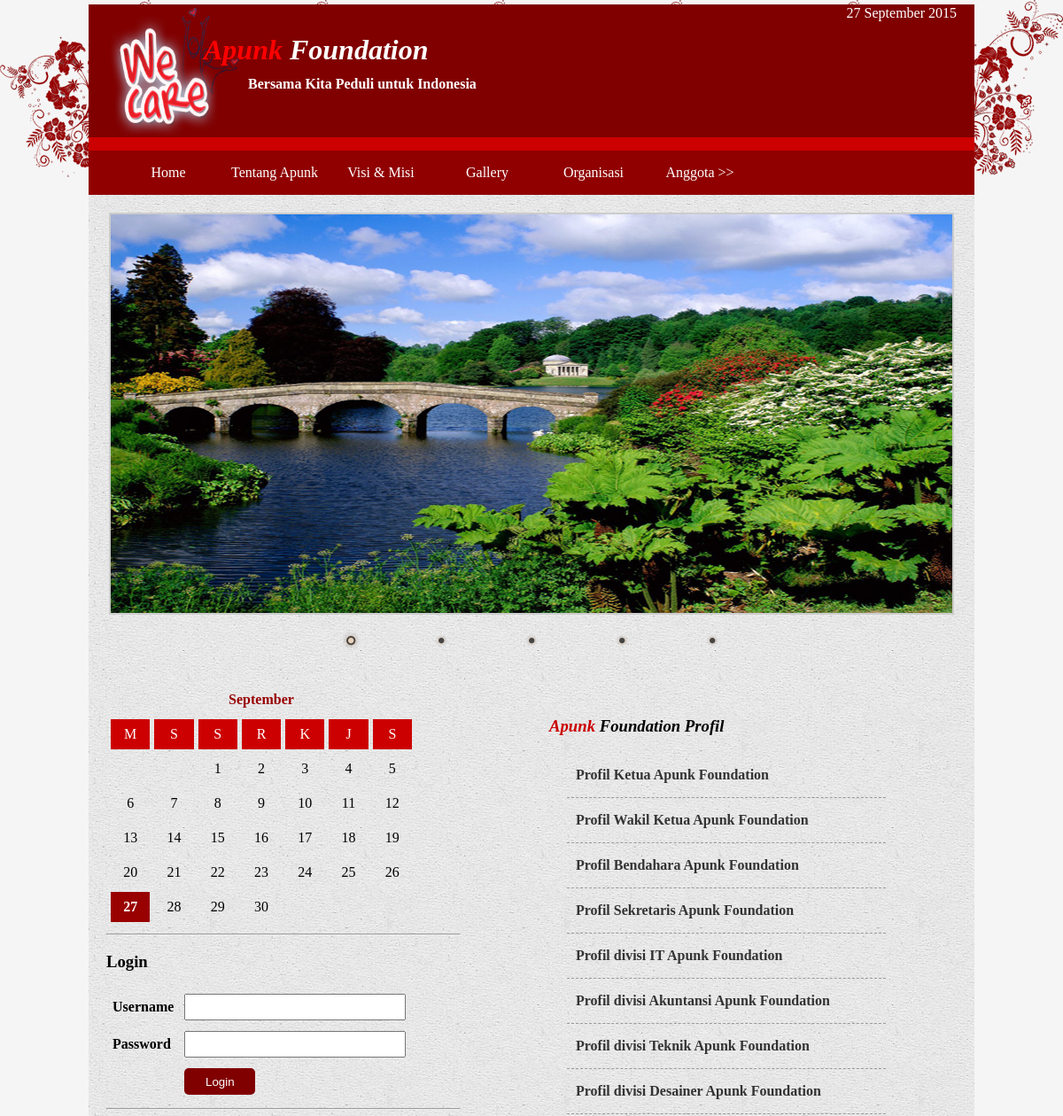
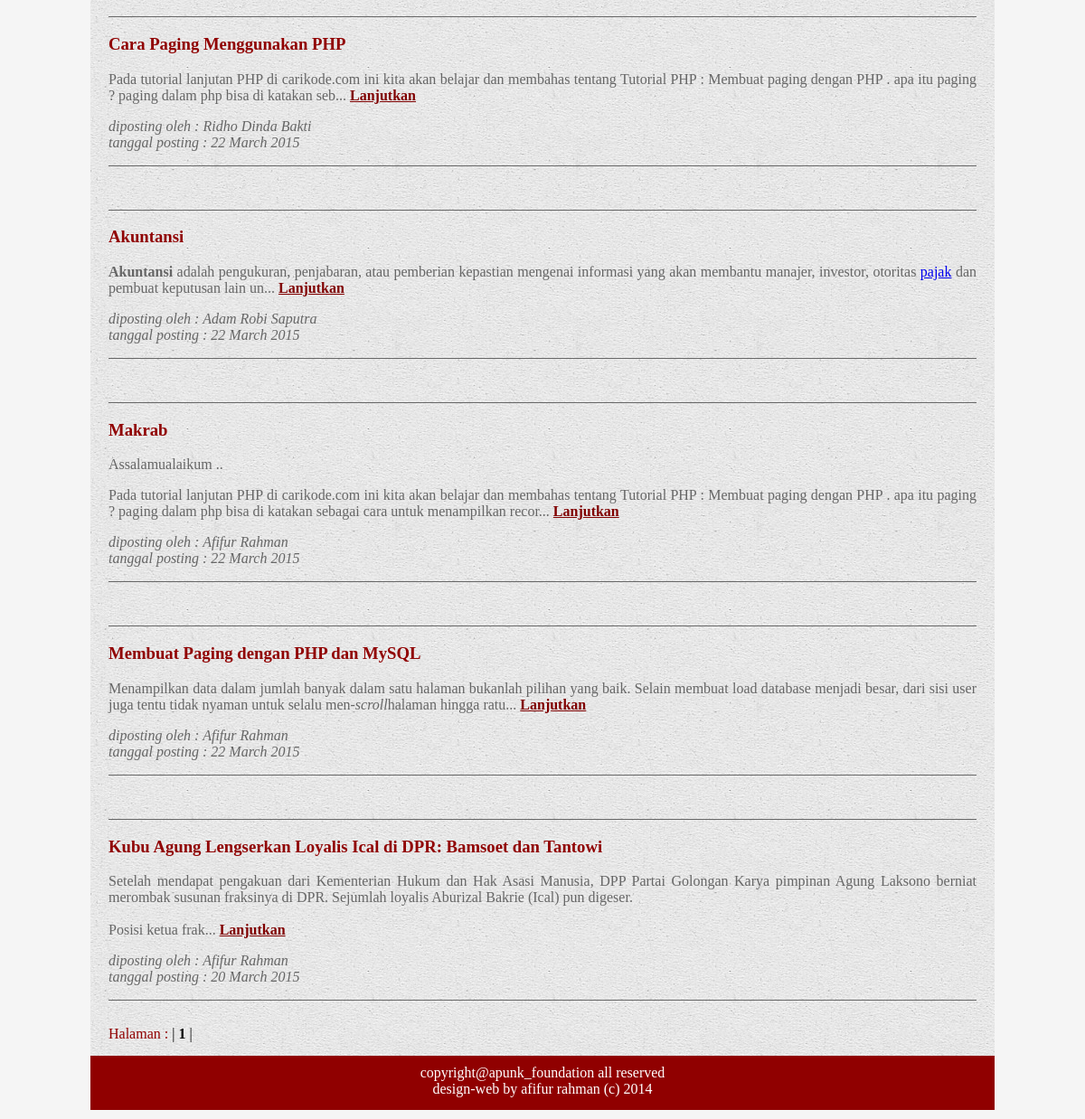
The page / on the database its author committed (2 pictures, top to bottom).
### tables this page shows
CREATE TABLE IF NOT EXISTS `artikel` (
  `id_artikel` int(11) NOT NULL AUTO_INCREMENT,
  `judul_artikel` varchar(100) NOT NULL,
  `keterangan` text NOT NULL,
  `foto_artikel` varchar(200) NOT NULL,
  `tanggal_posting` varchar(20) NOT NULL,
  `id_user` varchar(10) NOT NULL,
  PRIMARY KEY (`id_artikel`),
  KEY `fk_id_user` (`id_user`)
);

CREATE TABLE IF NOT EXISTS `user` (
  `id_user` varchar(10) NOT NULL,
  `nama_user` varchar(60) NOT NULL,
  `alamat_user` varchar(60) NOT NULL,
  `nomor_hp_user` varchar(15) NOT NULL,
  `tempat_lahir` varchar(30) NOT NULL,
  `tanggal_lahir` varchar(20) NOT NULL,
  `moto_hidup` varchar(100) NOT NULL,
  `jabatan` varchar(20) NOT NULL,
  `foto` varchar(200) NOT NULL,
  `username` varchar(50) NOT NULL,
  `password` varchar(50) NOT NULL,
  PRIMARY KEY (`id_user`)
);

### home.php (the view, shortened to what this page needs)
<?php
	$batas=5;
	$halaman=$_GET['halaman'];
	$posisi=null;
	if(empty($halaman)){
		$posisi=0;
		$halaman=1;
	}else{
		$posisi=($halaman-1)* $batas;
	}
	$query_artikel = mysql_query("SELECT * FROM artikel INNER JOIN user ON artikel.id_user = user.id_user ORDER BY artikel.tanggal_posting DESC LIMIT $posisi, $batas");
?>
<html>
	<head>
		<link rel="stylesheet" href="css/nivo-slider.css" type="text/css" media="screen" />
	</head>
		<body>
			<div id="slider">
			</div>
			<div id="body-left">
				<div id ="tanggal">
							<table border = "0" align="center" width="190">
								<tr>
									<td colspan = "2">
									</td>
								</tr>
							</table>
						</div> <hr />
						<h3>Login</h3>
						<form action="log_user.php" method="POST">
							<table border="0" cellpadding="5">
								<tr>
									<th align="justify">Username</th>
									<td><input required type="text" name="username" id="input" /></td>
								</tr>
								<tr>
									<th align="justify">Password</th>
									<td><input required type="password" name="password" id="input" /></td>
								</tr>
								<tr>
									<th>&nbsp;</th>
									<td><input type="submit" name="go_log" id="submit" value="Login" /></td>
								</tr>
							</table> <hr />
						</form>
				</div>
				<div id="body-right">
					<h3><font color="#CC0000">Apunk</font> Foundation Profil</h3>
					<div id="menu-divisi">
						<ul>
							<li><a href="?page=ketua">Profil Ketua Apunk Foundation</a></li>
							<li><a href="?page=wakil_ketua">Profil Wakil Ketua Apunk Foundation</a></li>
							<li><a href="?page=bendahara">Profil Bendahara Apunk Foundation</a></li>
							<li><a href="?page=sekretaris">Profil Sekretaris Apunk Foundation</a></li>
							<li><a href="?page=divisi_it">Profil divisi IT Apunk Foundation</a></li>
							<li><a href="?page=divisi_akuntansi">Profil divisi Akuntansi Apunk Foundation</a></li>
							<li><a href="?page=divisi_teknik">Profil divisi Teknik Apunk Foundation</a></li>
							<li><a href="?page=divisi_desainer">Profil divisi Desainer Apunk Foundation</a></li>
						</ul>
					</div>
				</div>
				<?php
					while($data_artikel = mysql_fetch_array($query_artikel)){
				?>
				<div class="artikel">
					<h3><?php echo $data_artikel['judul_artikel']; ?></h3>
					<p>
						<?php echo substr($data_artikel['keterangan'], 0,300); ?>... <a href="?page=rincian_artikel&id_artikel=<?php echo $data_artikel['id_artikel']; ?>" style="color:#800000;"><b>Lanjutkan</b></a>
					</p>
					<p>
						<i>diposting oleh  : <?php echo $data_artikel['nama_user']; ?></i> <br />
						<i>tanggal posting : <?php echo $data_artikel['tanggal_posting']; ?></i>
					</p>
				</div><br />
				<?php
					}
				?>
				<div class="paging">
					<?php
						$sql_paging = mysql_query("SELECT id_artikel FROM artikel");
						$jmldata = mysql_num_rows($sql_paging);
						$jumlah_halaman = ceil($jmldata / $batas);
						echo "<font color='#900000;'>Halaman : </font>";
						for($i = 1; $i <= $jumlah_halaman; $i++)
							if($i != $halaman) {
								echo "| <a href=?page=home&halaman=$i>$i</a> |";
							} else {
								echo "| <b>$i</b> |";
							}
					?>
				</div>
		</body>
</html>

### index.php (shortened to what this page needs)
<html>
	<head>
		<link rel="stylesheet" href="css/style.css" type="text/css" />
	</head>
		<body>
			<div id="background">
				<div id="header-top">
					<img src="gambar/logo.png" />
					<h1><font color="red">Apunk</font> Foundation</h1>
					<h4>Bersama Kita Peduli untuk Indonesia</h4>
					<p><?php $tgl = date('d F Y'); echo "$tgl"; ?></p>
				</div>
				<div id="banner-menu"></div>
				<div id="background-menu">
					<div id="menu">
						<ul>
							<a href="?page=home"><li>Home</li></a>
							<a href="?page=tentang_apunk"><li>Tentang Apunk</li></a>
							<a href="?page=visi_misi"><li>Visi & Misi</li></a>
							<a href="?page=gallery"><li>Gallery</li></a>
							<a href="?page=organisasi"><li>Organisasi</li></a>
							<a href="#"><li>Anggota >>
							</li></a>
						</ul>
					</div>
				</div>
				<div id="body-isi">
					<?php
						$page = $_GET['page'];
						if($page == ""){
							include('home.php');
						}
					?>
				</div>
				<div id="footer">
					<p>
						copyright@apunk_foundation all reserved <br />
						design-web by afifur rahman (c) 2014
					</p>
				</div>
			</div>
		</body>
</html>

### css/style.css (style rules this page uses)
body { margin:0px; padding: 0px; background-color: #F5F5F5; font-family: calibri; background-image: url(../gambar/bunga.png); background-attachment: fixed; background-repeat: repeat-x; }
#background { background-image: url(../gambar/background.png); width: 1000px; height: auto; margin: 0 auto; }
#header-top { border:solid 0px; width: 1000px; height: 150px; background-color: #800000; margin: 0 auto; margin-top: 5px; }
#header-top img { width: 150px; height: 150px; margin-top: 3px; margin-left: 20px; }
#header-top h1 { color: white; font-style: italic; padding-left: 130px; margin-top: -120px; }
#header-top h4 { color: white; font-family: lucida calligraphy; padding-left: 180px; margin-top: -10px; }
#header-top p { float: right; margin-top: -120px; margin-right: 20px; color: white; }
#banner-menu { border:solid 0px; width: 1000px; height: 15px; background-color: #CC0000; margin: 0 auto; }
#background-menu { border:solid 0px; width: 1000px; height: 50px; background-color: #900000; margin: 0 auto; }
#menu { position: absolute; margin-left: 30px; z-index: 9999; }
#menu ul { margin:0px; padding: 0px; line-height: 50px; }
#menu li { margin: 0px; padding: 0px; list-style: none; float: left; width: 120px; height: 50px; text-align: center; }
#menu a { text-decoration: none; color:white; }
#body-isi { margin-top: 20px; margin-bottom: 30px; margin-left: 20px; margin-right: 20px; }
#footer { border:solid 0px; margin: 0 auto; width: 1000px; height: 60px; background-color: #900000; margin-bottom: 10px; margin-top: -15px; }
#footer p { text-align: center; color: white; padding-top: 10px; }
#slider { border:solid 2px #CCCCCC; width: 950px; height: 450px; margin: 0 auto; }
#body-left { border:solid 0px; width: 400px; height: auto; margin-top: 60px; }
#tanggal { margin-top: -30px; }
#body-right { border:solid 0px; width: 550px; height: auto; margin-top: 60px; margin-left: 400px; margin-top: -300px; }
#body-right h3 { font-style: italic; padding-left: 100px; margin-top: -460px; }
#menu-divisi { margin-left: 80px; }
#menu-divisi ul { line-height: 50px; margin: 0px; padding: 0px; }
#menu-divisi ul li { width: 350px; height: 50px; border:dashed 1px #999999; border-right-style: none; border-left-style: none; border-top-style: none; padding-left: 10px; list-style: none; margin-left: 40px; }
#menu-divisi a { text-decoration: none; color: #333333; font-weight: bold; }
.artikel { margin-top: 20px; margin-bottom: 10px; border: solid 1px #666666; width: 100%; height: auto; border-right-style: none; border-left-style: none; }
.artikel h3 { color: #900000; font-family: calibri; }
.artikel p { color: #666666; font-family: calibri; text-align: justify; }
#input { width: 250px; height: 30px; }
#submit { border: solid 0px; width: 80px; height: 30px; color: white; background-color: #800000; border-radius: 5px; cursor: pointer; }

### css/nivo-slider.css (style rules this page uses)
.nivoSlider { position:relative; }

### rows shown on the page
artikel: judul_artikel "Cara Paging Menggunakan PHP", keterangan "Pada tutorial lanjutan PHP di carikode.com ini kita akan belajar dan membahas tentang Tutorial PHP : Membuat paging dengan PHP . apa itu paging ? paging dalam php bisa di katakan seb", id_user.nama_user "Ridho Dinda Bakti", tanggal_posting "22 March 2015"
artikel: judul_artikel "Akuntansi", keterangan "Akuntansi adalah pengukuran, penjabaran, atau pemberian kepastian mengenai informasi yang akan membantu manajer, investor, otoritas pajak dan pembuat keputusan lain un", id_user.nama_user "Adam Robi Saputra", tanggal_posting "22 March 2015"
artikel: judul_artikel "Makrab", keterangan "Assalamualaikum .. Pada tutorial lanjutan PHP di carikode.com ini kita akan belajar dan membahas tentang Tutorial PHP : Membuat paging dengan PHP . apa itu paging ? paging dalam php bisa di katakan sebagai cara untuk menampilkan recor", id_user.nama_user "Afifur Rahman", tanggal_posting "22 March 2015"
artikel: judul_artikel "Membuat Paging dengan PHP dan MySQL", keterangan "Menampilkan data dalam jumlah banyak dalam satu halaman bukanlah pilihan yang baik. Selain membuat load database menjadi besar, dari sisi user juga tentu tidak nyaman untuk selalu men- scroll halaman hingga ratu", id_user.nama_user "Afifur Rahman", tanggal_posting "22 March 2015"
artikel: judul_artikel "Kubu Agung Lengserkan Loyalis Ical di DPR: Bamsoet dan Tantowi", keterangan "Setelah mendapat pengakuan dari Kementerian Hukum dan Hak Asasi Manusia, DPP Partai Golongan Karya pimpinan Agung Laksono berniat merombak susunan fraksinya di DPR. Sejumlah loyalis Aburizal Bakrie (Ical) pun digeser. Posisi ketua frak", id_user.nama_user "Afifur Rahman", tanggal_posting "20 March 2015"
